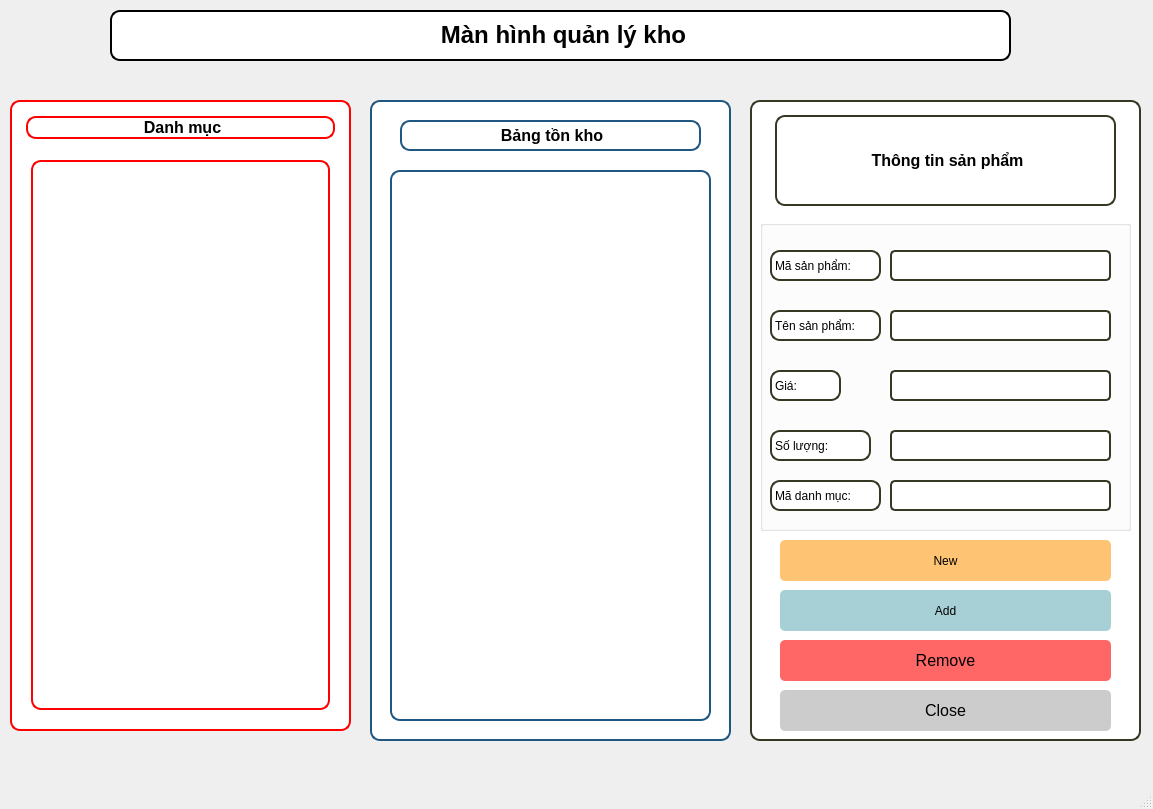
<?xml version="1.0" encoding="UTF-8"?>
<ui version="4.0">
 <class>MainWindow</class>
 <widget class="QMainWindow" name="MainWindow">
  <property name="geometry">
   <rect>
    <x>0</x>
    <y>0</y>
    <width>1153</width>
    <height>809</height>
   </rect>
  </property>
  <property name="windowTitle">
   <string>Inventory_MainWindow</string>
  </property>
  <property name="styleSheet">
   <string notr="true">
          QFrame {
              background-color: rgba(255, 255, 255, 0.8);
              border: 2px solid #99FFDD;
              border-radius: 10px;
              margin: 10px;
          }
         </string>
  </property>
  <widget class="QWidget" name="centralwidget">
   <widget class="QLabel" name="label">
    <property name="geometry">
     <rect>
      <x>100</x>
      <y>0</y>
      <width>921</width>
      <height>71</height>
     </rect>
    </property>
    <property name="styleSheet">
     <string notr="true">QLabel {
    font-size: 24px;
    font-weight: bold;
    color:rgb(0,0,0);
    margin: 10px;
    
	background-color: rgb(255, 255, 255);
    border-radius: 10px;
    padding: 5px 10px;
    border: 2px solid #000000; /* Viền đen */
}
</string>
    </property>
    <property name="text">
     <string>&lt;html&gt;&lt;head/&gt;&lt;body&gt;&lt;p align=&quot;center&quot;&gt;&lt;span style=&quot; font-size:18pt;&quot;&gt;Màn hình  quản lý kho&lt;/span&gt;&lt;/p&gt;&lt;/body&gt;&lt;/html&gt;</string>
    </property>
   </widget>
   <widget class="QFrame" name="frame">
    <property name="geometry">
     <rect>
      <x>0</x>
      <y>90</y>
      <width>361</width>
      <height>651</height>
     </rect>
    </property>
    <property name="styleSheet">
     <string notr="true">QFrame {
    
	background-color: rgb(255, 255, 255);
    border: 2px solid #FF0000; /* Màu đỏ */
    border-radius: 10px;
    margin: 10px;
}
</string>
    </property>
    <property name="frameShape">
     <enum>QFrame::StyledPanel</enum>
    </property>
    <property name="frameShadow">
     <enum>QFrame::Raised</enum>
    </property>
    <layout class="QVBoxLayout" name="verticalLayout">
     <item>
      <widget class="QLabel" name="label_2">
       <property name="styleSheet">
        <string notr="true">
             QLabel {
                 font-size: 16px;
                 font-weight: bold;
                 margin: 5px;
	
	color: rgb(0, 0, 0);
             }
            </string>
       </property>
       <property name="text">
        <string>&lt;html&gt;&lt;head/&gt;&lt;body&gt;&lt;p align=&quot;center&quot;&gt;&lt;span style=&quot; font-size:12pt;&quot;&gt;Danh mục&lt;/span&gt;&lt;/p&gt;&lt;/body&gt;&lt;/html&gt;</string>
       </property>
      </widget>
     </item>
     <item>
      <widget class="QListWidget" name="listWidgetCategory">
       <property name="font">
        <font>
         <pointsize>10</pointsize>
        </font>
       </property>
       <property name="styleSheet">
        <string notr="true">color:rgb(0,0,0);
alternate-background-color: rgb(255, 255, 255);
</string>
       </property>
      </widget>
     </item>
    </layout>
   </widget>
   <widget class="QFrame" name="frame_2">
    <property name="geometry">
     <rect>
      <x>360</x>
      <y>90</y>
      <width>381</width>
      <height>661</height>
     </rect>
    </property>
    <property name="styleSheet">
     <string notr="true">QFrame {
	
	background-color: rgb(255, 255, 255);
    border: 2px solid #205781; /* Màu đỏ */
    border-radius: 10px;
    margin: 10px;
}
</string>
    </property>
    <property name="frameShape">
     <enum>QFrame::StyledPanel</enum>
    </property>
    <property name="frameShadow">
     <enum>QFrame::Raised</enum>
    </property>
    <widget class="QLabel" name="label_3">
     <property name="geometry">
      <rect>
       <x>30</x>
       <y>20</y>
       <width>321</width>
       <height>51</height>
      </rect>
     </property>
     <property name="styleSheet">
      <string notr="true">color: rgb(0,0,0);</string>
     </property>
     <property name="text">
      <string>&lt;html&gt;&lt;head/&gt;&lt;body&gt;&lt;p align=&quot;center&quot;&gt;&lt;span style=&quot; font-size:12pt; font-weight:600;&quot;&gt;Bảng tồn kho&lt;/span&gt;&lt;/p&gt;&lt;/body&gt;&lt;/html&gt;</string>
     </property>
    </widget>
    <widget class="QTableWidget" name="tableWidgetProduct">
     <property name="geometry">
      <rect>
       <x>20</x>
       <y>70</y>
       <width>341</width>
       <height>571</height>
      </rect>
     </property>
     <property name="font">
      <font>
       <pointsize>10</pointsize>
      </font>
     </property>
     <property name="styleSheet">
      <string notr="true">color:rgb(0,0,0)</string>
     </property>
    </widget>
   </widget>
   <widget class="QFrame" name="frame_3">
    <property name="geometry">
     <rect>
      <x>740</x>
      <y>90</y>
      <width>411</width>
      <height>661</height>
     </rect>
    </property>
    <property name="styleSheet">
     <string notr="true">QFrame {
   
	background-color: rgb(255, 255, 255);
    border: 2px solid #353924; /* Màu đỏ */
    border-radius: 10px;
    margin: 10px;
}
</string>
    </property>
    <property name="frameShape">
     <enum>QFrame::StyledPanel</enum>
    </property>
    <property name="frameShadow">
     <enum>QFrame::Raised</enum>
    </property>
    <widget class="QLabel" name="label_4">
     <property name="geometry">
      <rect>
       <x>30</x>
       <y>20</y>
       <width>351</width>
       <height>101</height>
      </rect>
     </property>
     <property name="font">
      <font>
       <pointsize>-1</pointsize>
       <weight>75</weight>
       <bold>true</bold>
      </font>
     </property>
     <property name="styleSheet">
      <string notr="true">
             QLabel {
                 font-size: 16px;
                 font-weight: bold;
                 margin: 5px;
color:rgb(0,0,0)
             }
            </string>
     </property>
     <property name="text">
      <string>&lt;html&gt;&lt;head/&gt;&lt;body&gt;&lt;p align=&quot;center&quot;&gt;&lt;span style=&quot; font-size:12pt;&quot;&gt;Thông tin sản phẩm&lt;/span&gt;&lt;/p&gt;&lt;/body&gt;&lt;/html&gt;</string>
     </property>
    </widget>
    <widget class="QGroupBox" name="groupBox">
     <property name="geometry">
      <rect>
       <x>20</x>
       <y>130</y>
       <width>371</width>
       <height>311</height>
      </rect>
     </property>
     <property name="title">
      <string/>
     </property>
     <widget class="QLabel" name="label_5">
      <property name="geometry">
       <rect>
        <x>0</x>
        <y>20</y>
        <width>131</width>
        <height>51</height>
       </rect>
      </property>
      <property name="font">
       <font>
        <pointsize>9</pointsize>
       </font>
      </property>
      <property name="styleSheet">
       <string notr="true">color:rgb(0,0,0)</string>
      </property>
      <property name="text">
       <string>Mã sản phẩm:</string>
      </property>
     </widget>
     <widget class="QLineEdit" name="lineEditProID">
      <property name="geometry">
       <rect>
        <x>130</x>
        <y>30</y>
        <width>221</width>
        <height>31</height>
       </rect>
      </property>
      <property name="font">
       <font>
        <pointsize>9</pointsize>
       </font>
      </property>
      <property name="styleSheet">
       <string notr="true">QLineEdit {
    border: 2px solid #353924; /* #FFD700 là mã màu vàng (Gold) */
    border-radius: 5px;
    background-color: #FFFFFF; /* nền trắng */;
color:rgb(0,0,0)
}</string>
      </property>
     </widget>
     <widget class="QLabel" name="label_6">
      <property name="geometry">
       <rect>
        <x>0</x>
        <y>80</y>
        <width>131</width>
        <height>51</height>
       </rect>
      </property>
      <property name="font">
       <font>
        <pointsize>9</pointsize>
       </font>
      </property>
      <property name="styleSheet">
       <string notr="true">color:rgb(0,0,0)</string>
      </property>
      <property name="text">
       <string>Tên sản phẩm:</string>
      </property>
     </widget>
     <widget class="QLabel" name="label_7">
      <property name="geometry">
       <rect>
        <x>0</x>
        <y>140</y>
        <width>91</width>
        <height>51</height>
       </rect>
      </property>
      <property name="font">
       <font>
        <pointsize>9</pointsize>
       </font>
      </property>
      <property name="styleSheet">
       <string notr="true">color:rgb(0,0,0)</string>
      </property>
      <property name="text">
       <string>Giá:</string>
      </property>
     </widget>
     <widget class="QLabel" name="label_8">
      <property name="geometry">
       <rect>
        <x>0</x>
        <y>200</y>
        <width>121</width>
        <height>51</height>
       </rect>
      </property>
      <property name="font">
       <font>
        <pointsize>9</pointsize>
       </font>
      </property>
      <property name="styleSheet">
       <string notr="true">color:rgb(0,0,0)</string>
      </property>
      <property name="text">
       <string>Số lượng:</string>
      </property>
     </widget>
     <widget class="QLabel" name="label_9">
      <property name="geometry">
       <rect>
        <x>0</x>
        <y>250</y>
        <width>131</width>
        <height>51</height>
       </rect>
      </property>
      <property name="font">
       <font>
        <pointsize>9</pointsize>
       </font>
      </property>
      <property name="styleSheet">
       <string notr="true">color:rgb(0,0,0)</string>
      </property>
      <property name="text">
       <string>Mã danh mục:</string>
      </property>
     </widget>
     <widget class="QLineEdit" name="lineEditProName">
      <property name="geometry">
       <rect>
        <x>130</x>
        <y>90</y>
        <width>221</width>
        <height>31</height>
       </rect>
      </property>
      <property name="font">
       <font>
        <pointsize>9</pointsize>
       </font>
      </property>
      <property name="styleSheet">
       <string notr="true">QLineEdit {
    border: 2px solid #353924; /* #FFD700 là mã màu vàng (Gold) */
    border-radius: 5px;
    background-color: #FFFFFF; /* nền trắng */;
color:rgb(0,0,0)
}</string>
      </property>
     </widget>
     <widget class="QLineEdit" name="lineEditPrice">
      <property name="geometry">
       <rect>
        <x>130</x>
        <y>150</y>
        <width>221</width>
        <height>31</height>
       </rect>
      </property>
      <property name="font">
       <font>
        <pointsize>9</pointsize>
       </font>
      </property>
      <property name="styleSheet">
       <string notr="true">QLineEdit {
    border: 2px solid #353924; /* #FFD700 là mã màu vàng (Gold) */
    border-radius: 5px;
    background-color: #FFFFFF; /* nền trắng */;
color:rgb(0,0,0)
}</string>
      </property>
     </widget>
     <widget class="QLineEdit" name="lineEditQuantity">
      <property name="geometry">
       <rect>
        <x>130</x>
        <y>210</y>
        <width>221</width>
        <height>31</height>
       </rect>
      </property>
      <property name="font">
       <font>
        <pointsize>9</pointsize>
       </font>
      </property>
      <property name="styleSheet">
       <string notr="true">QLineEdit {
    border: 2px solid #353924; /* #FFD700 là mã màu vàng (Gold) */
    border-radius: 5px;
    background-color: #FFFFFF; /* nền trắng */;
color:rgb(0,0,0)
}</string>
      </property>
     </widget>
     <widget class="QLineEdit" name="lineEditCateID">
      <property name="geometry">
       <rect>
        <x>130</x>
        <y>260</y>
        <width>221</width>
        <height>31</height>
       </rect>
      </property>
      <property name="font">
       <font>
        <pointsize>9</pointsize>
       </font>
      </property>
      <property name="styleSheet">
       <string notr="true">QLineEdit {
    border: 2px solid #353924; /* #FFD700 là mã màu vàng (Gold) */
    border-radius: 5px;
    background-color: #FFFFFF; /* nền trắng */;
color:rgb(0,0,0)
}</string>
      </property>
     </widget>
    </widget>
    <widget class="QPushButton" name="pushButtonNew">
     <property name="geometry">
      <rect>
       <x>40</x>
       <y>450</y>
       <width>331</width>
       <height>41</height>
      </rect>
     </property>
     <property name="styleSheet">
      <string notr="true">QPushButton {
	font: 12pt &quot;MS Shell Dlg 2&quot;;
	color: rgb(255, 255, 255);
                 background-color: #FFC374;
                 color:rgb(0,0,0);
                 border-radius: 5px;
                 padding: 8px;
             }
             QPushButton:hover {
                 background-color: #FFC374;
             }
             QPushButton:pressed {
                 background-color: #497D74;
             }</string>
     </property>
     <property name="text">
      <string>New</string>
     </property>
    </widget>
    <widget class="QPushButton" name="pushButtonAddProduct">
     <property name="geometry">
      <rect>
       <x>40</x>
       <y>500</y>
       <width>331</width>
       <height>41</height>
      </rect>
     </property>
     <property name="styleSheet">
      <string notr="true">QPushButton {
	font: 12pt &quot;MS Shell Dlg 2&quot;;
	color: rgb(255, 255, 255);
                 background-color: #A7D0D6;
                 color:rgb(0,0,0);
                 border-radius: 5px;
                 padding: 8px;
             }
             QPushButton:hover {
                 background-color: #A7D0D6;
             }
             QPushButton:pressed {
                 background-color: #A7D0D6;
             }</string>
     </property>
     <property name="text">
      <string>Add</string>
     </property>
    </widget>
    <widget class="QPushButton" name="pushButtonRemoveProduct">
     <property name="geometry">
      <rect>
       <x>40</x>
       <y>550</y>
       <width>331</width>
       <height>41</height>
      </rect>
     </property>
     <property name="font">
      <font>
       <pointsize>12</pointsize>
      </font>
     </property>
     <property name="styleSheet">
      <string notr="true">
             QPushButton {
                 background-color: #FF6666;
                 color: black;
                 border-radius: 5px;
                 padding: 8px;
             }
             QPushButton:hover {
                 background-color: #FF3333;
             }
             QPushButton:pressed {
                 background-color: #CC0000;
             }
            </string>
     </property>
     <property name="text">
      <string>Remove</string>
     </property>
    </widget>
    <widget class="QPushButton" name="pushButtonCloseInventory">
     <property name="geometry">
      <rect>
       <x>40</x>
       <y>600</y>
       <width>331</width>
       <height>41</height>
      </rect>
     </property>
     <property name="font">
      <font>
       <pointsize>12</pointsize>
      </font>
     </property>
     <property name="styleSheet">
      <string notr="true">
             QPushButton {
                 background-color: #CCCCCC;
                 
	color: rgb(0, 0, 0);
                 border-radius: 5px;
                 padding: 8px;
             }
             QPushButton:hover {
                 background-color: #AAAAAA;
             }
             QPushButton:pressed {
                 background-color: #888888;
             }
            </string>
     </property>
     <property name="text">
      <string>Close</string>
     </property>
    </widget>
   </widget>
  </widget>
  <widget class="QMenuBar" name="menubar">
   <property name="geometry">
    <rect>
     <x>0</x>
     <y>0</y>
     <width>1153</width>
     <height>22</height>
    </rect>
   </property>
  </widget>
  <widget class="QStatusBar" name="statusbar"/>
 </widget>
 <resources/>
 <connections/>
</ui>
